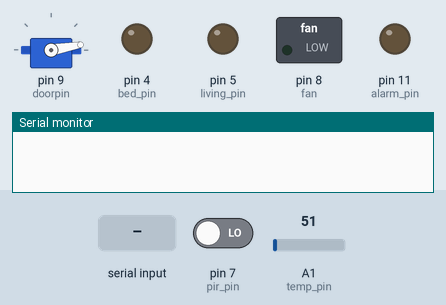
Simulated run of this sketch. Board: Arduino Uno, built with avr-gcc and run on an emulated ATmega328P. Shown: servo, switched loads named in the sketch (green lamp = pin HIGH), output pins drawn as LEDs (lit = HIGH), the last lines printed to the serial monitor. Inputs (shaded band) come from the test bench; at power-on: A1 (temp_pin) = 51, pin 7 (pir_pin) LOW.

Above: at 1.5 s.
1.6 s: "pass=\n" received over Serial
3.5 s: "mode\n" received over Serial
5.5 s: "bed\n" received over Serial
7.5 s: "mode\n" received over Serial
At 8.4 s:
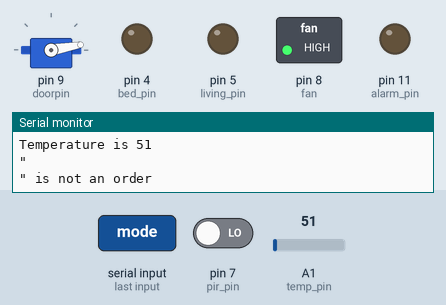
9.0 s: A1 (temp_pin) set to 43
10.5 s: A1 (temp_pin) set to 37
At 11.9 s:
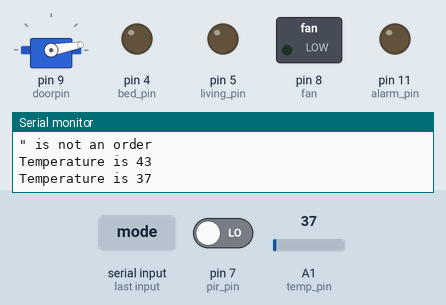
Timing chart, 0 to 13.0 s (numbered marks = the images above; inputs shaded):
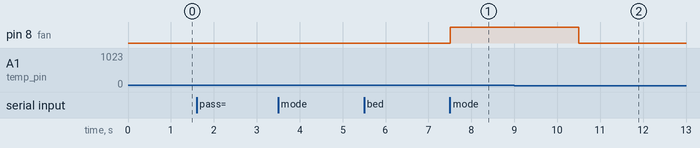

Measured:
- the behaviour switches between 41 and 40 on A1 (temp_pin) (found by bisection; images 1 and 2)
- after the input at 7.5 s, pin 8 (fan): LOW → HIGH at once
- after the input at 10.5 s, pin 8 (fan): HIGH → LOW at once

The sketch:

Home_automation_1.0.1.ino
```cpp
/////////////////////////////////////////////////////////////////
//                                                             //
// Author: Mahmoud Youssof Mahmoud <mahmoud.yusof27@gmail.com> //
// Organiztion: Catalysis => Ain Shams University              //
// Project: Stand alone smart home.                            //
// Copy rights 2018; All rights reserved.                      //
//                                                             //
/////////////////////////////////////////////////////////////////

// includes
#include <Servo.h>

// defining all varibles for later change
// you should change the password for your personal usage
Servo door; // defining a servo object ***

// making all needed variables (pins, values, states)
int temp_pin=A1;
int fan=8;
int living_pin = 5;
int bed_pin = 4;
int doorpin=9;
int alarm_pin = 11;
int pir_pin = 7;
int tx=1;
int rx=0;
// -------------------------------------------------------------------------------------------------------------------------
int temp;
// -------------------------------------------------------------------------------------------------------------------------
int err_count = 0;
char input[30];
String str_in;
String password = "1234";            // put your password of choice here :)
int delay_time = 1;      // 3 minutes
int mode = 1;
int door_state = 0;
double temp_timer = 0;
double pir_timer = 0;
// last time you have checked .. time..... last check time >> lc_time


// setup.... duh.
void setup() {
  // starting the serial communication at a baud rate of 9600
  Serial.begin(9600);
  pinMode(fan, OUTPUT);
  pinMode(temp_pin, INPUT);
  pinMode(doorpin, OUTPUT);
  pinMode(living_pin, OUTPUT);
  pinMode(bed_pin, OUTPUT);
  pinMode(alarm_pin, OUTPUT);
  pinMode(pir_pin, INPUT);
  pinMode(tx, OUTPUT);
  pinMode(rx, INPUT);
  // attaching a pin to the servo object that is defined previously
  door.attach(doorpin);
  // homing the door .. closing it.
  door.write(10);
}

void loop() {
  int i;
  delay(500);
  // if there is anything set via serial communication (check if there is any orders sent)
  if (Serial.available() > 0){
    // if there is then we want to run a function with it to know which order is it and act accordingly
    while (Serial.available() > 0){
      input[i] = Serial.read();
      i++;
    }
    // this is the function that deals with the order... go read it.
    Check_Protocol(input);
  }
  // read the temperature and if mode is analog then take actions according to the data you have. (the other mode).
  temp = analogRead(temp_pin);
  if (mode == 0){
    take_action(temp);
  }
}


// later on in this function we will replace the doorpin led with a servo and use the
// Servo library to open the door.
// Also we will use an lcd to desplay words for each command like "Wellcome User" or something and also display values like the temprature.

void Check_Protocol(char inStr[]){
  int i;
  int m;
  str_in = String(inStr);
  if (str_in.startsWith("pass=")){
    if(str_in == "pass="+password){
      if (door_state == 0){
        door.write(120);
        door_state = 1;
      }else{
        door.write(10);
        door_state = 0;
      }
      err_count = 0;
    }else{
      if (door_state == 0){
        err_count++;
      }else{
        door_state = 0;
        Serial.println("Wrong password.. but closing the door anyways");
        door.write(20);
      }
    }
    err(err_count);
  }else if (str_in ==  "mode"){
    if (mode == 1){
      mode = 0;
      Serial.println("Analog");
    }else{
      mode = 1;
      Serial.println("digital");
    }
  }else{
      if (str_in == "bed"){
        toggle(bed_pin);
      }else if (str_in == "mode"){
        if (mode == 0){
          mode = 1;
          Serial.println("user preference");
        }else{
          mode = 0;
          Serial.println("analog data");
        }
      }else if(str_in == "living"){
        toggle(living_pin);
      }else if (str_in == "fan"){
        toggle(fan);
      }else{
        Serial.print("\"");
        Serial.print(str_in);
        Serial.println("\" is not an order");
      }
  }

  for(m=0;m<11;m++){
    inStr[m]=0;
  }
  str_in = String(inStr);
  i=0;
}


void take_action(int temp_val){
  if (temp_val > 40){
    digitalWrite(fan, HIGH);
  }else{
    digitalWrite(fan, LOW);
  }
  if (millis()/1000 - temp_timer > 1){
    temp_timer = millis() / 1000;
    Serial.print("Temperature is ");
    Serial.print(temp_val);
    Serial.print("\n");
  }

  if (digitalRead(pir_pin) == 1){
    pir_timer = millis() / 1000;
    digitalWrite(living_pin, HIGH);
  }else{
    if(millis()/1000 - pir_timer > delay_time){
      digitalWrite(living_pin, LOW);
    }
  }
}


void err(int count){
  if (count == 0){
//    digitalWrite(errpin, LOW);
    Serial.println("Hello user");
    digitalWrite(alarm_pin, LOW);
  }else if (count == 1){
    Serial.println("Wrong password");
  }else if(count == 2){
    Serial.println("Focus you got one more try");
  }else{
    Serial.println("you are a thief... run");
//    digitalWrite(errpin, HIGH);
    digitalWrite(alarm_pin, HIGH);
  }
}

void toggle(int pin){
  if (digitalRead(pin) == 1){
    digitalWrite(pin, LOW);
    Serial.print(pin);
    Serial.print(" OFF\n");
  }else{
    digitalWrite(pin, HIGH);
    Serial.print(pin);
    Serial.print(" ON\n");
  }
  mode = 1;
}
```
